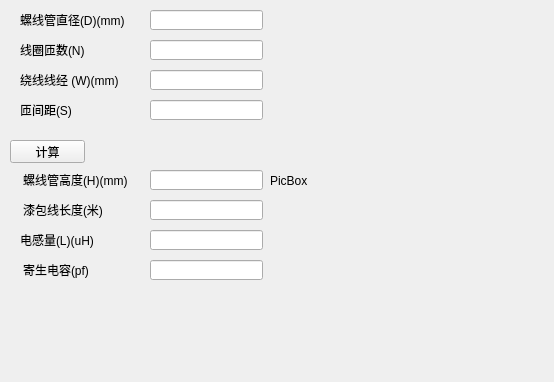
<?xml version="1.0" encoding="UTF-8"?>
<ui version="4.0">
 <class>PrimaryCoil</class>
 <widget class="QWidget" name="PrimaryCoil">
  <property name="geometry">
   <rect>
    <x>0</x>
    <y>0</y>
    <width>554</width>
    <height>382</height>
   </rect>
  </property>
  <property name="minimumSize">
   <size>
    <width>550</width>
    <height>380</height>
   </size>
  </property>
  <property name="windowTitle">
   <string>螺丝管电感计算器</string>
  </property>
  <widget class="QLineEdit" name="lineEdit_1">
   <property name="geometry">
    <rect>
     <x>150</x>
     <y>10</y>
     <width>113</width>
     <height>20</height>
    </rect>
   </property>
  </widget>
  <widget class="QPushButton" name="pushButton_1">
   <property name="geometry">
    <rect>
     <x>10</x>
     <y>140</y>
     <width>75</width>
     <height>23</height>
    </rect>
   </property>
   <property name="text">
    <string>计算</string>
   </property>
  </widget>
  <widget class="QLineEdit" name="lineEdit_2">
   <property name="geometry">
    <rect>
     <x>150</x>
     <y>40</y>
     <width>113</width>
     <height>20</height>
    </rect>
   </property>
  </widget>
  <widget class="QLineEdit" name="lineEdit_8">
   <property name="geometry">
    <rect>
     <x>150</x>
     <y>260</y>
     <width>113</width>
     <height>20</height>
    </rect>
   </property>
  </widget>
  <widget class="QLineEdit" name="lineEdit_3">
   <property name="geometry">
    <rect>
     <x>150</x>
     <y>70</y>
     <width>113</width>
     <height>20</height>
    </rect>
   </property>
  </widget>
  <widget class="QLineEdit" name="lineEdit_4">
   <property name="geometry">
    <rect>
     <x>150</x>
     <y>100</y>
     <width>113</width>
     <height>20</height>
    </rect>
   </property>
  </widget>
  <widget class="QLineEdit" name="lineEdit_5">
   <property name="geometry">
    <rect>
     <x>150</x>
     <y>170</y>
     <width>113</width>
     <height>20</height>
    </rect>
   </property>
  </widget>
  <widget class="QLineEdit" name="lineEdit_6">
   <property name="geometry">
    <rect>
     <x>150</x>
     <y>200</y>
     <width>113</width>
     <height>20</height>
    </rect>
   </property>
  </widget>
  <widget class="QLineEdit" name="lineEdit_7">
   <property name="geometry">
    <rect>
     <x>150</x>
     <y>230</y>
     <width>113</width>
     <height>20</height>
    </rect>
   </property>
  </widget>
  <widget class="QLabel" name="pic_label_1">
   <property name="geometry">
    <rect>
     <x>270</x>
     <y>10</y>
     <width>221</width>
     <height>341</height>
    </rect>
   </property>
   <property name="text">
    <string>PicBox</string>
   </property>
  </widget>
  <widget class="QLabel" name="label_1">
   <property name="geometry">
    <rect>
     <x>20</x>
     <y>10</y>
     <width>121</width>
     <height>20</height>
    </rect>
   </property>
   <property name="text">
    <string>螺线管直径(D)(mm)</string>
   </property>
  </widget>
  <widget class="QLabel" name="label_8">
   <property name="geometry">
    <rect>
     <x>23</x>
     <y>260</y>
     <width>91</width>
     <height>20</height>
    </rect>
   </property>
   <property name="text">
    <string>寄生电容(pf)</string>
   </property>
  </widget>
  <widget class="QLabel" name="label_2">
   <property name="geometry">
    <rect>
     <x>20</x>
     <y>40</y>
     <width>101</width>
     <height>20</height>
    </rect>
   </property>
   <property name="text">
    <string>线圈匝数(N)</string>
   </property>
  </widget>
  <widget class="QLabel" name="label_3">
   <property name="geometry">
    <rect>
     <x>20</x>
     <y>70</y>
     <width>111</width>
     <height>20</height>
    </rect>
   </property>
   <property name="text">
    <string>绕线线经 (W)(mm)</string>
   </property>
  </widget>
  <widget class="QLabel" name="label_4">
   <property name="geometry">
    <rect>
     <x>20</x>
     <y>100</y>
     <width>71</width>
     <height>20</height>
    </rect>
   </property>
   <property name="text">
    <string>匝间距(S)</string>
   </property>
  </widget>
  <widget class="QLabel" name="label_5">
   <property name="geometry">
    <rect>
     <x>23</x>
     <y>170</y>
     <width>121</width>
     <height>20</height>
    </rect>
   </property>
   <property name="text">
    <string>螺线管高度(H)(mm)</string>
   </property>
  </widget>
  <widget class="QLabel" name="label_6">
   <property name="geometry">
    <rect>
     <x>23</x>
     <y>200</y>
     <width>101</width>
     <height>20</height>
    </rect>
   </property>
   <property name="text">
    <string>漆包线长度(米)</string>
   </property>
  </widget>
  <widget class="QLabel" name="label_7">
   <property name="geometry">
    <rect>
     <x>20</x>
     <y>230</y>
     <width>101</width>
     <height>20</height>
    </rect>
   </property>
   <property name="text">
    <string>电感量(L)(uH)</string>
   </property>
  </widget>
 </widget>
 <resources/>
 <connections/>
</ui>
